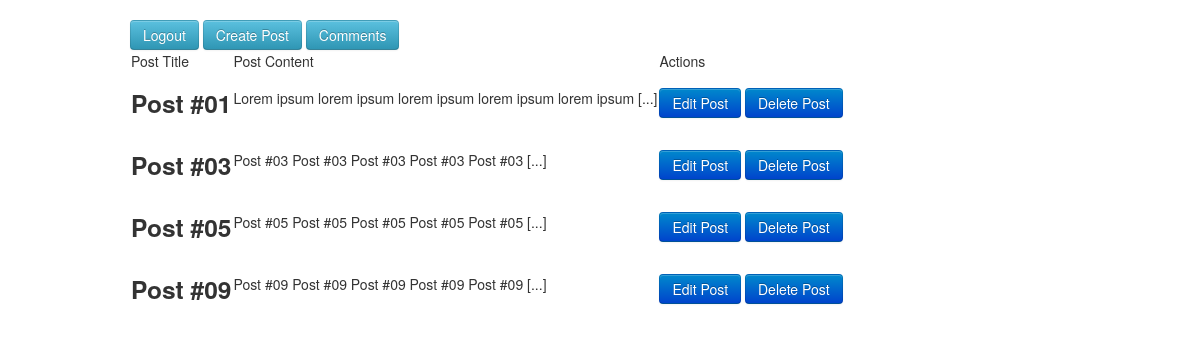
Screenshot of /admin/posts.php (signed in) with the database file from the repository.
### tables this page shows
CREATE TABLE IF NOT EXISTS `posts` (
  `id` int(11) NOT NULL,
  `title` varchar(100) NOT NULL,
  `content` longtext NOT NULL
);

### admin/posts.php (called while the page is built)
<?php
  require_once('../includes/admin.php');
  $admin_posts = new Posts;

### includes/database.php (called while the page is built, shortened)
<?php
  class Database {
    public function __construct() {
      $this->dbserver = 'localhost';
      $this->database = 'xxxxxxxx';
      $this->username = 'xxxxxxxx';
      $this->password = 'xxxxxxxx';
      $this->db = new PDO("mysql:host=".$this->dbserver.";dbname=".$this->database, $this->username, $this->password);
    }
  }

### admin/templates/manageposts.php (the view)
<?php require_once('_inc/header.php'); ?>
  <a href="<?php echo $this->base->url.'/posts.php?action=create'; ?>" class="btn btn-info">Create Post</a>
  <a href="<?php echo $this->base->url.'/comments.php'; ?>" class="btn btn-info">Comments</a>
  <table>
    <thead>
      <tr>
        <td>Post Title</td>
        <td>Post Content</td>
        <td>Actions</td>
      </tr>
    </thead>
    <tbody>
      <?php foreach($posts as $post): ?>
        <tr>
          <td>
            <h3><?php echo (!empty($post['title'])? htmlspecialchars($post['title']): 'Post #'.htmlspecialchars($post['id'])); ?></h3>
          </td>
          <td>
            <p><?php echo implode(' ', array_slice(explode(' ', strip_tags($post['content'])), 0, 10)); ?> [...]</p>
          </td>
          <td>
            <a href="<?php echo $this->base->url."/posts.php?id=".$post['id']."&action=edit"; ?>" class="btn btn-primary">Edit Post</a>
            <a href="<?php echo $this->base->url."/posts.php?id=".$post['id']."&action=delete"; ?>" class="btn btn-primary">Delete Post</a>
          </td>
        </tr>
      <?php endforeach; ?>
    </tbody>
  </table>
<?php require_once('_inc/footer.php'); ?>

### rows the page displays
posts: title "Post #01", content "Lorem ipsum lorem ipsum lorem ipsum lorem ipsum lorem ipsum"
posts: title "Post #03", content "Post #03 Post #03 Post #03 Post #03 Post #03"
posts: title "Post #05", content "Post #05 Post #05 Post #05 Post #05 Post #05"
posts: title "Post #09", content "Post #09 Post #09 Post #09 Post #09 Post #09"
